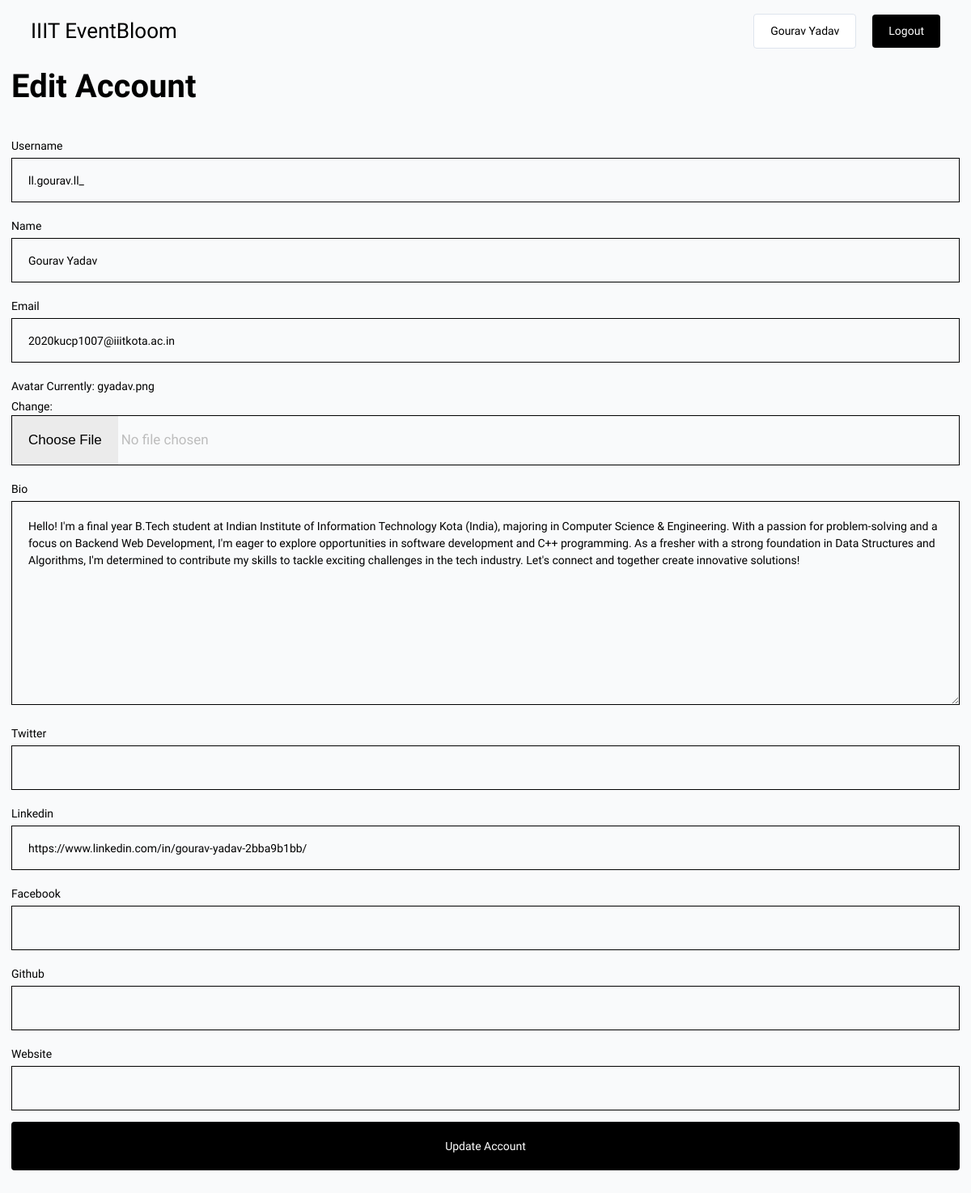
The app's page /edit-account/ (signed in) with its own data.
### base/models.py (models this page shows)
class User(AbstractUser):
    name = models.CharField(max_length=100, null=True)
    email = models.EmailField(unique=True, null=True)
    bio = models.TextField(null=True, blank=True)
    hackathon_participant = models.BooleanField(default=True, null=True)
    avatar = ResizedImageField(size=[300,300], default='avatar.png')
    id = models.UUIDField(default=uuid.uuid4, unique=True,
                          primary_key=True, editable=False)
    USERNAME_FIELD = 'email'
    REQUIRED_FIELDS = ['username']
    twitter = models.URLField(max_length=500, null=True, blank=True)
    linkedin = models.URLField(max_length=500, null=True, blank=True)
    website = models.URLField(max_length=500, null=True, blank=True)
    facebook = models.URLField(max_length=500, null=True, blank=True)
    github = models.URLField(max_length=500, null=True, blank=True)
    class Meta:
        ordering = ['avatar']

### base/views.py (the view)
# urls.py: path('edit-account/', views.edit_account, name="edit-account"),
@login_required(login_url='/login')
def edit_account(request):
    form = UserForm(instance=request.user)
    if request.method == 'POST':
        form = UserForm(request.POST, request.FILES,  instance=request.user)
        if form.is_valid():
            user = form.save(commit=False)
            user.save()
            return redirect('account')
    context = {'form':form}
    return render(request, 'user_form.html', context)

### base/forms.py
class UserForm(ModelForm):
    class Meta:
        model = User
        fields = ['username', 'name', 'email', 'avatar' ,'bio', 'twitter', 'linkedin', 'facebook', 'github', 'website']
        widgets = {
            'username': forms.TextInput(attrs={'class':'form-field--input'}),
            'name':forms.TextInput(attrs={'class':'form-field--input'}),
            'email':forms.EmailInput(attrs={'class':'form-field--input'}),
            'bio':forms.Textarea(attrs={'class':'form-field--input-txarea'}),
            'twitter': forms.TextInput(attrs={'class':'form-field--input'}),
            'linkedin':forms.TextInput(attrs={'class':'form-field--input'}),
            'facebook':forms.TextInput(attrs={'class':'form-field--input'}),
            'github':forms.TextInput(attrs={'class':'form-field--input'}),
            'website':forms.TextInput(attrs={'class':'form-field--input'})
        }

### templates/user_form.html (shortened to what this page needs)
{% extends 'main.html' %}
{% block content %}
<div class="'edit-accinfo-container">
    <h1 class="form-field--title">Edit Account</h1>
    <div class="section">
        <form method="POST" enctype="multipart/form-data">
            {% for field in form %}
                <div class="form-field--wrapper">
                    <label>{{field.label}}</label>
                    {{field}}
                </div>
            {% endfor %}
            <div class="form-field--wrapper">
                <input class="btn btn--primary formsubmit-btn" type="submit" value="Update Account" />
            </div>
        </form>
    </div>
</div>
{% endblock content %}

### templates/navbar.html (shortened to what this page needs)
{% load static %}
<nav>
    <div id="logo--wrapper" style="display: flex; align-items: center;">
        <a href="{% url 'home' %}">
            <h4 id="logo--text" style="margin: 0;">IIIT EventBloom</h4>
        </a>
    </div>
    <div id="nav--col3">
        {% if request.user.is_authenticated %}
        <a class="btn btn--secondary" href="{% url 'account' %}">{{request.user.name}}</a>
        <a class="btn btn--primary" href="{% url 'logout' %}">Logout</a>
        {% else %}
        <a class="btn btn--secondary" href="{% url 'login' %}">Login</a>
        <a class="btn btn--primary" href="{% url 'register' %}">Register</a>
        {% endif %}
    </div>
</nav>

### static/css/main.css (style rules this page uses)
* { box-sizing: border-box; margin: 0; padding: 0; font-family: 'Readex Pro'; background-color: rgb(249, 250,251); line-height: 1.5em; color: #000; font-size: 14px; }
h1,h2,h3,h4,h5,h6 { font-weight: 500; }
h1 { font-size: 48px; }
h4 { font-size: 32px; }
a { text-decoration: none; }
.section { margin: 2em 0; }
.btn { padding: 10px 20px; border-radius: 4px; text-decoration: none; color: black; display: block; width: fit-content; margin: 10px; background-color: none; border: none; }
.btn--primary { background-color:#000; color: #fff; }
.btn--secondary { background-color:#fff; color: #000; border: 1px solid #DEE4ED; }
nav { display: flex; justify-content: space-between; align-items: center; width: 100%; padding: 0.5em 2em; }
nav a { text-decoration: none; color: black; margin: 0 10px; }
#logo--text { font-size: 26px; font-weight: 500; }
#nav--col3 { display: flex; justify-content: space-between; align-items: center; }
.form-field--title { font-family: 'Readex Pro'; font-style: normal; font-weight: 700; font-size: 40px; }
.form-field--wrapper { margin-top: 1em; margin-bottom: 1em; }
input { width: 100%; }
.form-field--wrapper label { line-height: 30px; font-weight: 400; }
input.form-field--input, input#id_password1, input#id_password2 { width: 100%; height: 55px; border:1px solid #000000; padding: 20px; }
textarea.form-field--input-txarea { width: 100%; border:1px solid #000000; padding: 20px; }
#id_avatar { width: 100%; outline: none; font-size: 17px; border:1px solid #000000; display: inline-block; color:#BDBDBD; }
.formsubmit-btn { background-color: #000000; color:white; border:none; width: 100%; margin-left: 0px; height: 60px; margin-bottom: 33px; }

### records on screen
User: user.name "Gourav Yadav", form "ll.gourav.ll_" "Gourav Yadav" "2020kucp1007@iiitkota.ac.in" "Hello! I'm a final year B.Tech student at Indian Institute of Information Technology Kota (India), majoring in Computer Science & Engineering. With a passion for problem-solving and a focus on Backend Web Development, I'm eager to explore opportunities in software development and C++ programming. As a fresher with a strong foundation in Data Structures and Algorithms, I'm determined to contribute my skills to tackle exciting challenges in the tech industry. Let's connect and together create innovative solutions!" "https://www.linkedin.com/in/gourav-yadav-2bba9b1bb/"

### other values on screen
{{ field.label }} "Username" "Name" "Email" "Avatar" "Bio" "Twitter" "Linkedin" "Facebook" "Github" "Website"
